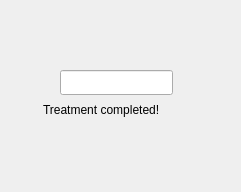
<?xml version="1.0" encoding="UTF-8"?>
<ui version="4.0">
 <class>Timer</class>
 <widget class="QWidget" name="Timer">
  <property name="geometry">
   <rect>
    <x>0</x>
    <y>0</y>
    <width>241</width>
    <height>192</height>
   </rect>
  </property>
  <property name="windowTitle">
   <string>Form</string>
  </property>
  <widget class="QLineEdit" name="timerScreen">
   <property name="geometry">
    <rect>
     <x>60</x>
     <y>70</y>
     <width>113</width>
     <height>25</height>
    </rect>
   </property>
  </widget>
  <widget class="QLabel" name="successLabel">
   <property name="geometry">
    <rect>
     <x>43</x>
     <y>100</y>
     <width>151</width>
     <height>20</height>
    </rect>
   </property>
   <property name="text">
    <string>Treatment completed!</string>
   </property>
  </widget>
 </widget>
 <resources/>
 <connections/>
</ui>
